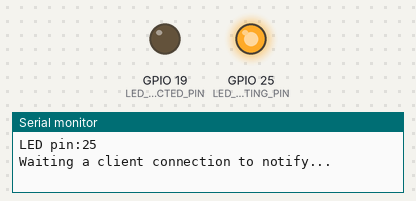
Simulated run of this program. Board: ESP32. On the bench: output pins drawn as LEDs (lit = HIGH), the last lines printed to the serial monitor. Nothing arrives over Bluetooth unless stated; a phone connects over Bluetooth LE 3 s after start.

Above: at 0.1 s.
At 1.1 s:
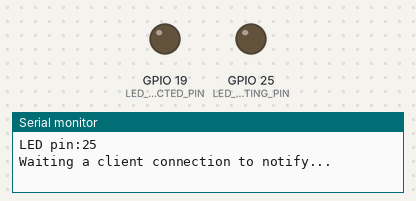
At 4.1 s:
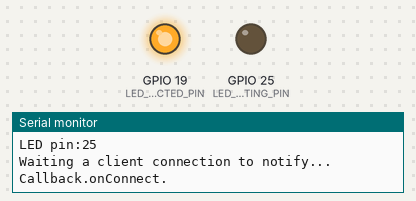
Timing chart, 0 to 5.6 s (numbered marks = the images above):
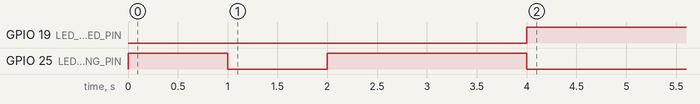

The program:

main.cpp
```cpp
#include <M5Stack.h>
#include <BLEDevice.h>
#include <BLEServer.h>
#include <BLEUtils.h>
#include <BLE2902.h>


#define LED_WATING_PIN 25     // Blink Red
#define LED_CONNECTED_PIN 19  // Green

#define SERVICE_UUID        "4fafc201-1fb5-459e-8fcc-c5c9c331914b"
#define CHARACTERISTIC_UUID "beb5483e-36e1-4688-b7f5-ea07361b26a8"

BLEServer* pServer = NULL;
BLECharacteristic* pCharacteristic = NULL;
bool deviceConnected = false;
bool oldDeviceConnected = false;
uint32_t value = 0;

class MyServerCallbacks: public BLEServerCallbacks {
    void onConnect(BLEServer* pServer) {
      Serial.println("Callback.onConnect.");
      deviceConnected = true;
      BLEDevice::startAdvertising();
    };

    void onDisconnect(BLEServer* pServer) {
      Serial.println("Callback.onDisconnect.");
      deviceConnected = false;
    }
};

void setup() {
  Serial.begin(115200);
  while (!Serial);

  pinMode(LED_WATING_PIN, OUTPUT);
  digitalWrite(LED_WATING_PIN, LOW);
  pinMode(LED_CONNECTED_PIN, OUTPUT);
  digitalWrite(LED_CONNECTED_PIN, LOW);
  Serial.print("LED pin:");
  Serial.println(LED_WATING_PIN);

  // Create the BLE Device
  BLEDevice::init("M5Stamp-pico");

  // Create the BLE Server
  pServer = BLEDevice::createServer();
  pServer->setCallbacks(new MyServerCallbacks());

  // Create the BLE Service
  BLEService *pService = pServer->createService(SERVICE_UUID);

  // Create a BLE Characteristic
  pCharacteristic = pService->createCharacteristic(
                      CHARACTERISTIC_UUID,
                      BLECharacteristic::PROPERTY_READ   |
                      BLECharacteristic::PROPERTY_WRITE  |
                      BLECharacteristic::PROPERTY_NOTIFY |
                      BLECharacteristic::PROPERTY_INDICATE
                    );

  // https://www.bluetooth.com/specifications/gatt/viewer?attributeXmlFile=org.bluetooth.descriptor.gatt.client_characteristic_configuration.xml
  // Create a BLE Descriptor
  // pCharacteristic->addDescriptor(new BLE2902());
  //+ADD code Start ++++++++++++++++++++++++++++++
  BLE2902 *pDescriptor = new BLE2902();
  // Characteristic notification enable -> Android BluetoothGattApp auto value updating.
  pDescriptor->setNotifications(true);
  pCharacteristic->addDescriptor(pDescriptor);
  //+ADD code End ++++++++++++++++++++++++++++++++

  // Start the service
  pService->start();

  // Start advertising
  BLEAdvertising *pAdvertising = BLEDevice::getAdvertising();
  pAdvertising->addServiceUUID(SERVICE_UUID);
  pAdvertising->setScanResponse(false);
  pAdvertising->setMinPreferred(0x0);  // set value to 0x00 to not advertise this parameter
  BLEDevice::startAdvertising();
  Serial.println("Waiting a client connection to notify...");
}

void loop() {
  if (!deviceConnected) {
    digitalWrite(LED_WATING_PIN, HIGH);
    digitalWrite(LED_CONNECTED_PIN, LOW);
  } else {
    digitalWrite(LED_WATING_PIN, LOW);
    digitalWrite(LED_CONNECTED_PIN, HIGH);
  }

  // notify changed value
  if (deviceConnected) {
      pCharacteristic->setValue((uint8_t*)&value, 4);
      pCharacteristic->notify();
      value++;
      delay(10); // bluetooth stack will go into congestion, if too many packets are sent, in 6 hours test i was able to go as low as 3ms
  }
  // disconnecting
  if (!deviceConnected && oldDeviceConnected) {
      delay(500); // give the bluetooth stack the chance to get things ready
      pServer->startAdvertising(); // restart advertising
      Serial.println("start advertising");
      oldDeviceConnected = deviceConnected;
  }
  // connecting
  if (deviceConnected && !oldDeviceConnected) {
      // do stuff here on connecting
      oldDeviceConnected = deviceConnected;
  }

  delay(1000);
  // Blink Wating LED
  if (!deviceConnected) {
    digitalWrite(LED_WATING_PIN, LOW);
  }
  delay(1000);
}
```

Measured:
- by itself, GPIO 19 (LED_CONNECTED_PIN): LOW → HIGH at 4.0 s
- by itself, GPIO 25 (LED_WATING_PIN): LOW → HIGH at 0.00 s, → LOW 1.0 s later, → HIGH 1.0 s later, → LOW 2.0 s later
